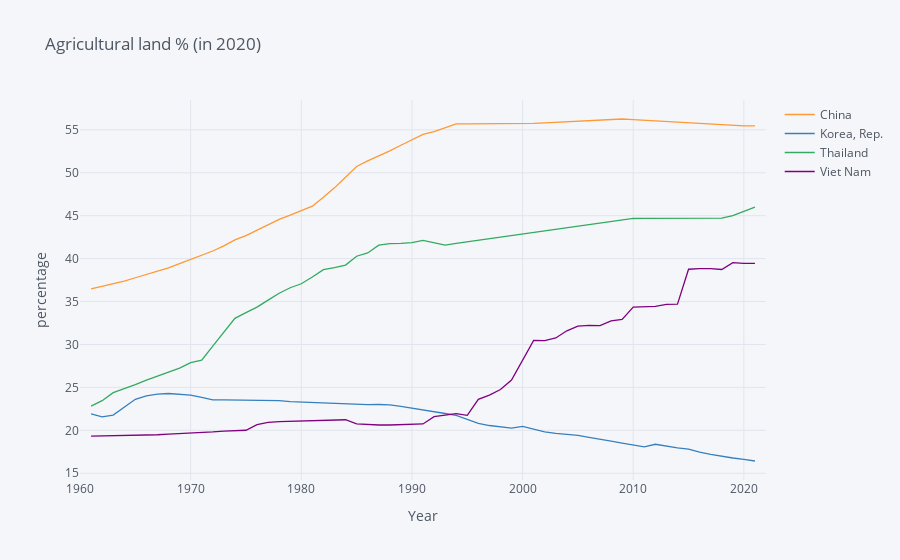

Notebook cell for this chart:
### Code cell
vars = {"AG.LND.AGRI.ZS":"AGRICULTURAL LAND PERCENTAGE"}


use=["KOR","CHN","THA","VNM"]

agricultural_land = fix_date_index(wbdata.get_dataframe(vars,country=use)).squeeze().unstack('country')

agricultural_land.iplot(xTitle="Year",yTitle="percentage",
              title="Agricultural land % (in 2020)")
